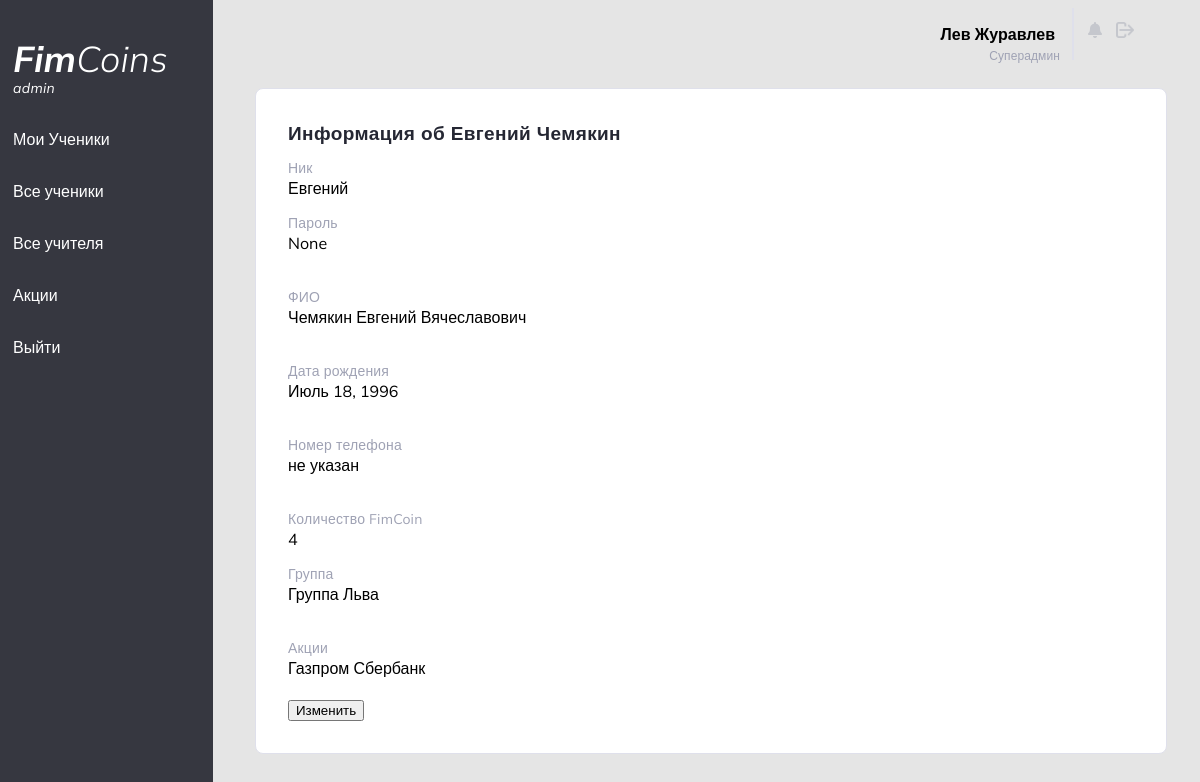
Page /fimcoinadmin/evvvve/ (signed in) on the committed database.
### mainCoins/models.py (models this page shows, shortened)
class TeachersInfo(models.Model):
    user_name = models.OneToOneField(User, on_delete=models.CASCADE)
    who_add_me = models.ForeignKey(User, related_name='who_add_me', on_delete=models.SET_NULL, null=True,)
    is_super_user = models.BooleanField("Суперадмин", default=False)
    slug = models.SlugField(max_length=150, null=True, blank=True, unique=True)
    email = models.EmailField("Адрес электронной почты", max_length=32, unique=True)
    name = models.CharField("Имя", blank=False, null=True, max_length=32)
    second_name = models.CharField("Фамилия", blank=False, null=True, max_length=32)
    phone_number = models.CharField("Номер телефона", blank=True, null=True, max_length=32)
    password = models.CharField("Пароль", blank=True, null=True, max_length=32, )
    group = models.ManyToManyField(Groups, blank=True)

class StudentsInfo(models.Model):
    user_name = models.OneToOneField(User, on_delete=models.CASCADE, null=True, blank=True)
    slug = models.SlugField(max_length=150, null=True, blank=True, unique=True)
    name = models.CharField("Имя", blank=False, null=True, max_length=32)
    second_name = models.CharField("Фамилия", blank=False, null=True, max_length=32)
    father_name = models.CharField("Отчество", blank=True, null=True, max_length=32)
    date_of_birth = models.DateField("Дата рождения", blank=True, null=True)
    phone_number = models.CharField("Номер телефона", blank=True, null=True, max_length=32)
    password = models.CharField("Password", blank=True, null=True, max_length=32)
    coins = models.IntegerField(default=0, validators=[MinValueValidator(0), MaxValueValidator(1000)])
    notifications = models.TextField("Уведомеления", blank=False, null=True, max_length=4000)
    STUDENT = 'ST'
    DELETED_USER = 'DU'
    GRADUATE = 'GR'
    STATUS_CHOICES = [(STUDENT, 'Ученик'), (DELETED_USER, 'Удаленный студент'), (GRADUATE, 'Выпускник')]
    status_name = models.CharField(blank=True, null=True, max_length=2, choices=STATUS_CHOICES, default=STUDENT, )
    group = models.ForeignKey(Groups, on_delete=models.SET_NULL, blank=True, null=True)
    equities = models.ManyToManyField(Equities, blank=True)
    def __str__(self):
        return str(self.name)

class Groups(models.Model):
    group_name = models.CharField("Имя группы",
                                  max_length=30,
                                  unique=True)
    slug = models.SlugField(max_length=150, null=True, blank=True, unique=True)
    LITTLE = 'Little'
    MIDDLE = 'Middle'
    OLD = 'Old'
    AGE_CHOICES = [
        (LITTLE, '7-10 лет'),
        (MIDDLE, '10-14 лет'),
        (OLD, '14-17 лет'),
    ]
    group_age = models.CharField("Возраст",
                                 blank=True,
                                 null=True,
                                 max_length=7,
                                 choices=AGE_CHOICES,
                                 default=MIDDLE)
    slug = models.SlugField(max_length=150, null=True, blank=True, unique=True)
    def __str__(self):
        return self.group_name

class Equities(models.Model):
    company_name = models.CharField(max_length=128)
    slug = models.SlugField(max_length=150, null=True, blank=True, unique=True)
    price = models.IntegerField()
    company_label = models.ImageField(null=True, blank=True, upload_to="images/", verbose_name="company_logo")
    company_label_url = models.URLField(null=True, blank=True)
    company_url = models.URLField(null=True, blank=True, default='https://www.finam.ru')
    date_of_last_update = models.DateField(default=timezone.now)
    def __str__(self):
        return self.company_name

### mainCoins/views.py (the view, shortened to what this page needs)
# urls.py: path('fimcoinadmin/<str:slug>/', studentDetail, name='studentdetailurl'),
def studentDetail(request, slug):
    if request.user.is_authenticated:
        if chekingForTeacher(request):
            student = StudentsInfo.objects.get(slug__iexact=slug)
            equities = student.equities.all()
            return render(request, 'mainCoins/studentDetail.html', {'student': student, 'equities': equities})
    else:
        return  redirect('/')

### mainCoins/views.py (called while the page is built)
def chekingForTeacher(request):
    if request.user.is_authenticated:
        try:
            TeachersInfo.objects.get(user_name=request.user)
            return True
        except:
            return False

### mainCoins/templates/mainCoins/studentDetail.html (shortened to what this page needs)
{% extends 'mainCoins/baseAdmin.html' %}
{% block content %}
<div class="container">
    <div  class="Today_s_trends_block_name">
        Информация об {{student}}
        {% if student.second_name %} {{ student.second_name }} {% endif %}
    </div>
    <div class="student_info">
    <p class="tabel-header-info-text">
        Ник
    </p>
    <p>
      {{student.user_name}}
    </p>
    <p class="tabel-header-info-text">
        Пароль
    </p>
    <p>
      {{student.password}}
    </p>
    </div>
    <div class="student_info">
        <p class="tabel-header-info-text ">
            ФИО
        </p>
        <p>
             {{ student.second_name }} {{student}} {{student.father_name}}
        </p>
    </div>
    <div class="student_info">
    <p class="tabel-header-info-text ">
        Дата рождения
    </p>
            {% if student.date_of_birth %}
                <p> {{ student.date_of_birth }} </p>
            {% else %}
              <p> не указана </p>
            {% endif %}
            </div>
    <div class="student_info">
     <p class="tabel-header-info-text ">
        Номер телефона
    </p>
            {% if student.phone_number  %}
                 <p> {{ student.phone_number }} </p>
            {% else %}
              <p> не указан </p>
            {% endif %}
    </div>
    <div class="student_info">
         <p class="tabel-header-info-text ">
        Количество FimCoin
    </p>
        <p>
             {{ student.coins }}
        </p>
         <p class="tabel-header-info-text ">
        Группа
    </p>
        <p>
             {{ student.group }}
        </p>
    </div>
    <div class="student_info">
             <p class="tabel-header-info-text ">
        Акции
    </p>
        <p>
            {% if equities %}
                {% for i in equities %}
                {{ i }}
                {% endfor %}
            {% else %}
              <p> Нет акций </p>
            {% endif %}
        </p>
    </div>
    {% if request.user.teachersinfo.is_super_user %}
    <a href="{% url 'fimCoinAdminEditStudent' slug=student.slug %}" class="notUnderlineLink">
        <button> Изменить </button>
    </a>
    {% endif %}
</div>
{% endblock %}

### mainCoins/templates/mainCoins/baseAdmin.html (shortened to what this page needs)
<!DOCTYPE html>
<html lang="ru">
<head>
    {% load static %}
    <link rel="stylesheet" type="text/css" href="{% static 'css/adminStyles.css' %}">
    <link rel="stylesheet" type="text/css" href="{% static 'css/addaptive-admin-styles.css' %}">
</head>
<body>
<div class="LeftMenu">
    <p id="title">
        <a href="/" class="notUnderlineLink">
            <span id="titlebold">Fim</span><span id="titlelight">Coins</span>
        </a>
        <p id="admintext">admin</p>
    </p>
    <a href="/", class="LeftMenu_a">Мои Ученики </a>
    <a href="/fimcoinadminAllStudents", class="LeftMenu_a">Все ученики</a>
    <a href="/fimcoinadminAllTeacher", class="LeftMenu_a">Все учителя</a>
    <a href="/fimcoinadminEquitiess", class="LeftMenu_a">Акции</a>
    <a href="logout", class="LeftMenu_a">Выйти</a>
</div>
<div class="main">
    <div class="Header">
    <div class="User_info">
        <a href="{% url 'teacherDetail' slug=request.user.teachersinfo.slug %}" style="color: black; text-decoration: none;">
            <p class="username"> {{request.user.teachersinfo.name}} {{request.user.teachersinfo.second_name}}</p>
        </a>
    </div>
    <div class="verticalLine"></div>
        {% if request.user.is_authenticated %}
    <div class="icons">
        {% if request.user.is_superuser %}
        <a href="/admin", class="notUnderlineLink">
            <img class ="icon"  id="notification" src="{% static 'icons/Vector.png' %}">
        </a>
        {% endif %}
        <a href="{% url 'logout' %}">
            <img class ="icon", id="logout"src="{% static 'icons/logOutIco.png' %}">
        </a>
    </div>
        {% endif %}
</div>
    {% if request.user.teachersinfo.is_super_user %}
        <p class="little_gray" style="text-align: right; margin-right: 122px; margin-top: -12px;" > Суперадмин </p>
    {% endif %}
{% block content %}
{% endblock %}
</div>
<div class="hamburger-menu">
    <ul class="menu__box">
      <li><a class="menu__item" href="/">Мои Ученики</a></li>
			<li><a class="menu__item" href="/fimcoinadminAllStudents">Все ученики</a></li>
			<li><a class="menu__item" href="/fimcoinadminAllTeacher">Все учителя</a></li>
			<li><a class="menu__item" href="/fimcoinadminEquitiess">Акции</a></li>
			<li><a class="menu__item" href="{% url 'logout' %}">Выйти</a></li>
    </ul>
  </div>
</body>
</html>

### static/css/adminStyles.css (style rules this page uses)
body { background-color: #E5E5E5; }
.LeftMenu { background-color: #363740; color: white; margin-top: 0px; font-family: 'Mulish', sans-serif; height: 100%; width: 200px; position: fixed; z-index: 1; top: 0; left: 0; overflow-x: hidden; padding-top: 20px; padding-left: 13px; }
.LeftMenu_a { padding-top: 16px; padding-bottom: 16px; text-decoration: none; font-size: 25px; color: white; display: block; font-style: normal; font-weight: normal; font-size: 16px; line-height: 20px; }
#admintext { font-style: italic; font-weight: normal; font-size: 14px; line-height: 18px; letter-spacing: 0.3px; margin-top: -18px; }
.notUnderlineLink { text-decoration: none; color: white; }
#titlebold { font-family: 'Mulish', sans-serif; font-style: italic; font-weight: bold; font-size: 36px; line-height: 45px; letter-spacing: 0.3px; }
#titlelight { font-family: 'Mulish', sans-serif; font-style: italic; font-weight: 300; font-size: 36px; letter-spacing: 0.3px; height: 36px; margin: 0px; }
.main { font-family: 'Mulish', sans-serif; margin-left: 220px; padding: 0px 10px; }
.Header { margin-left: 44px; margin-right: 44px; display: flex; }
.User_info { margin-left: auto; margin-right: 0; display: flex; text-align: right; font-style: normal; font-weight: bold; }
.verticalLine { border: 1px solid #DFE0EB; width: 0px; margin-left: 17px; }
.icons { width: 64px; text-align: center; }
.icon { width: 14px; height: 16px; margin-left: 10px; }
#notification { margin-top: 14px; width: 14px; height: 16px; }
#logout { width: 18px; height: 16px; }
.container { position: absolute; background-color: white; left: 255px; right: 33px; top: 88px; border: 1px solid #DFE0EB; box-sizing: border-box; border-radius: 8px; padding: 32px; margin-bottom: 18px; }
.Today_s_trends_block_name { font-family: 'Mulish', sans-serif; font-style: normal; font-weight: bold; font-size: 19px; line-height: 24px; margin: 0px; letter-spacing: 0.4px; color: #252733; }
.little_gray { margin: 0; font-family: 'Mulish', sans-serif; font-style: normal; font-weight: normal; font-size: 12px; line-height: 16px; letter-spacing: 0.1px; color: #9FA2B4; }
.student_info { padding-bottom: 5px; }
.tabel-header-info-text { font-family: 'Mulish', sans-serif; font-style: normal; font-weight: normal; font-size: 14px; line-height: 18px; margin-bottom: -15px; display: flex; align-items: center; letter-spacing: 0.2px; color: #9FA2B4; }
a { text-decoration: none; color: black; }

### rows in the picture
StudentsInfo: name "Евгений", second_name "Чемякин", user_name "Евгений", password "None", father_name "Вячеславович", date_of_birth "Июль 18, 1996", coins "4", group "Группа Льва"
Equities: company_name "Газпром"
Equities: company_name "Сбербанк"

### other values in the picture
{{ request.user.teachersinfo.name }} "Лев"
{{ request.user.teachersinfo.second_name }} "Журавлев"
